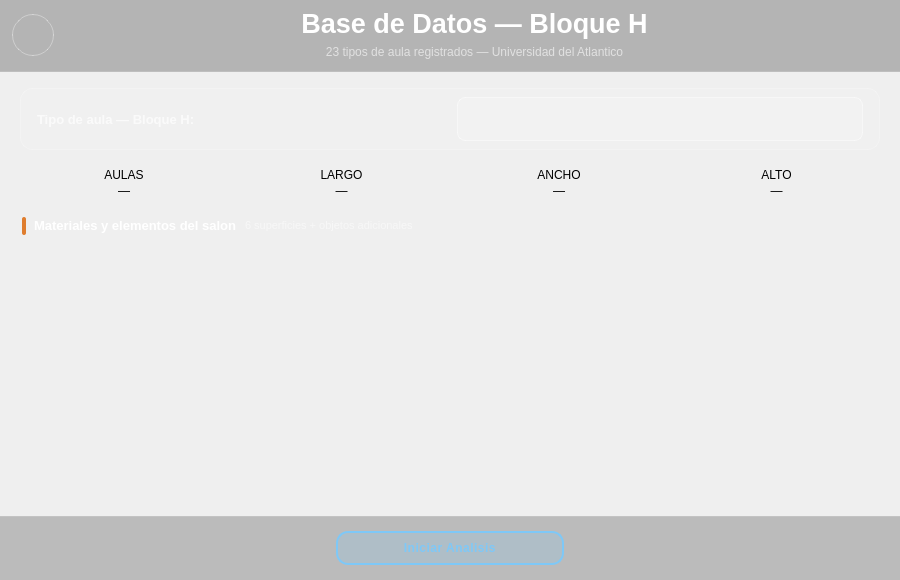
<?xml version="1.0" encoding="UTF-8"?>
<ui version="4.0">
 <class>Form</class>
 <widget class="QWidget" name="Form">
  <property name="geometry">
   <rect><x>0</x><y>0</y><width>900</width><height>580</height></rect>
  </property>
  <property name="windowTitle"><string>Form</string></property>
  <property name="styleSheet">
   <string notr="true">QWidget {
    background-color: qlineargradient(
        spread:pad, x1:0.488, y1:0, x2:0.495, y2:1,
        stop:0.306818 rgba(0,0,93,255),
        stop:0.710227 rgba(0,0,45,255)
    );
}
QFrame { border: none; background-color: transparent; }
QScrollBar:vertical { background: transparent; width: 8px; margin: 2px 0 2px 0; }
QScrollBar::handle:vertical { background-color: rgba(255,255,255,0.25); min-height: 25px; border-radius: 4px; }
QScrollBar::handle:vertical:hover { background-color: rgba(255,255,255,0.45); }
QScrollBar::add-line:vertical, QScrollBar::sub-line:vertical { height: 0px; background: none; }
QScrollBar::add-page:vertical, QScrollBar::sub-page:vertical { background: none; }
</string>
  </property>

  <layout class="QVBoxLayout" name="verticalLayout">
   <property name="spacing"><number>0</number></property>
   <property name="leftMargin"><number>0</number></property>
   <property name="topMargin"><number>0</number></property>
   <property name="rightMargin"><number>0</number></property>
   <property name="bottomMargin"><number>0</number></property>

   <item>
    <widget class="QScrollArea" name="scrollArea">
     <property name="widgetResizable"><bool>true</bool></property>
     <property name="styleSheet"><string notr="true">QScrollArea { border: none; background: transparent; }</string></property>
     <widget class="QWidget" name="scrollAreaWidgetContents">
      <property name="geometry"><rect><x>0</x><y>0</y><width>900</width><height>580</height></rect></property>
      <layout class="QVBoxLayout" name="verticalLayout_2">
       <property name="spacing"><number>0</number></property>
       <property name="leftMargin"><number>0</number></property>
       <property name="topMargin"><number>0</number></property>
       <property name="rightMargin"><number>0</number></property>
       <property name="bottomMargin"><number>0</number></property>

       <item>
        <widget class="QFrame" name="frame">
         <property name="frameShape"><enum>QFrame::NoFrame</enum></property>
         <layout class="QVBoxLayout" name="verticalLayout_3" stretch="1,8,1">
          <property name="spacing"><number>0</number></property>
          <property name="leftMargin"><number>0</number></property>
          <property name="topMargin"><number>0</number></property>
          <property name="rightMargin"><number>0</number></property>
          <property name="bottomMargin"><number>0</number></property>

          <!-- BARRA SUPERIOR -->
          <item>
           <widget class="QFrame" name="frameTop">
            <property name="minimumSize"><size><width>0</width><height>72</height></size></property>
            <property name="maximumSize"><size><width>16777215</width><height>72</height></size></property>
            <property name="frameShape"><enum>QFrame::NoFrame</enum></property>
            <property name="styleSheet"><string notr="true">QFrame#frameTop { background-color: rgba(0,0,0,0.25); border-bottom: 1px solid rgba(255,255,255,0.14); }</string></property>
            <layout class="QHBoxLayout" name="horizontalLayout_4">
             <property name="leftMargin"><number>12</number></property>
             <property name="rightMargin"><number>20</number></property>
             <property name="topMargin"><number>0</number></property>
             <property name="bottomMargin"><number>0</number></property>
             <property name="spacing"><number>14</number></property>
             <item>
              <widget class="QPushButton" name="botonAtras">
               <property name="minimumSize"><size><width>42</width><height>42</height></size></property>
               <property name="maximumSize"><size><width>42</width><height>42</height></size></property>
               <property name="styleSheet"><string notr="true">QPushButton { background-color: transparent; border: 1px solid rgba(255,255,255,0.35); border-radius: 21px; } QPushButton:hover { background-color: rgba(255,255,255,0.18); border: 1px solid white; } QPushButton:pressed { background-color: rgba(255,255,255,0.38); }</string></property>
               <property name="text"><string/></property>
               <property name="icon"><iconset><normaloff>graficas/iconos/angulo-izquierdo.png</normaloff>graficas/iconos/angulo-izquierdo.png</iconset></property>
               <property name="iconSize"><size><width>22</width><height>22</height></size></property>
               <property name="toolTip"><string>Regresar a la pantalla anterior</string></property>
              </widget>
             </item>
             <item><spacer name="spacerTopL"><property name="orientation"><enum>Qt::Horizontal</enum></property><property name="sizeHint" stdset="0"><size><width>30</width><height>20</height></size></property></spacer></item>
             <item>
              <widget class="QFrame" name="frameTitulo">
               <property name="frameShape"><enum>QFrame::NoFrame</enum></property>
               <layout class="QVBoxLayout" name="vloTitulo">
                <property name="spacing"><number>2</number></property>
                <property name="leftMargin"><number>0</number></property><property name="topMargin"><number>8</number></property>
                <property name="rightMargin"><number>0</number></property><property name="bottomMargin"><number>8</number></property>
                <item><widget class="QLabel" name="labelTituloPrincipal"><property name="text"><string>&lt;html&gt;&lt;body&gt;&lt;p&gt;&lt;span style="font-size:20pt; font-weight:700; color:#ffffff;"&gt;Base de Datos — Bloque H&lt;/span&gt;&lt;/p&gt;&lt;/body&gt;&lt;/html&gt;</string></property><property name="alignment"><set>Qt::AlignCenter</set></property></widget></item>
                <item><widget class="QLabel" name="labelSubtitulo"><property name="text"><string>&lt;html&gt;&lt;body&gt;&lt;p&gt;&lt;span style="font-size:9pt; color:rgba(255,255,255,0.60);"&gt;23 tipos de aula registrados — Universidad del Atlantico&lt;/span&gt;&lt;/p&gt;&lt;/body&gt;&lt;/html&gt;</string></property><property name="alignment"><set>Qt::AlignCenter</set></property></widget></item>
               </layout>
              </widget>
             </item>
             <item><spacer name="spacerTopR"><property name="orientation"><enum>Qt::Horizontal</enum></property><property name="sizeHint" stdset="0"><size><width>30</width><height>20</height></size></property></spacer></item>
            </layout>
           </widget>
          </item>

          <!-- CUERPO CENTRAL -->
          <item>
           <widget class="QFrame" name="frameMedium">
            <property name="frameShape"><enum>QFrame::NoFrame</enum></property>
            <layout class="QHBoxLayout" name="horizontalLayout">
             <property name="spacing"><number>16</number></property>
             <property name="leftMargin"><number>20</number></property>
             <property name="topMargin"><number>16</number></property>
             <property name="rightMargin"><number>20</number></property>
             <property name="bottomMargin"><number>16</number></property>
             <item>
              <widget class="QFrame" name="frame_2">
               <property name="frameShape"><enum>QFrame::NoFrame</enum></property>
               <layout class="QVBoxLayout" name="verticalLayout_4">
                <property name="spacing"><number>12</number></property>
                <property name="leftMargin"><number>0</number></property>
                <property name="topMargin"><number>0</number></property>
                <property name="rightMargin"><number>0</number></property>
                <property name="bottomMargin"><number>0</number></property>

                <!-- Selector -->
                <item>
                 <widget class="QFrame" name="frame_3">
                  <property name="frameShape"><enum>QFrame::NoFrame</enum></property>
                  <property name="maximumSize"><size><width>16777215</width><height>64</height></size></property>
                  <property name="styleSheet"><string notr="true">QFrame#frame_3 { background-color: rgba(255,255,255,0.08); border: 1px solid rgba(255,255,255,0.22); border-radius: 12px; } QLabel { color: rgba(255,255,255,0.70); font-size: 10pt; font-weight: bold; background: transparent; border: none; } QComboBox { background: rgba(255,255,255,0.14); border: 1px solid rgba(255,255,255,0.45); border-radius: 8px; color: white; font-size: 11pt; font-weight: bold; padding: 5px 10px; min-height: 32px; } QComboBox:hover { border: 1px solid #7ec8f7; background: rgba(126,200,247,0.15); } QComboBox::drop-down { border: none; width: 24px; } QComboBox QAbstractItemView { background-color: #001a4d; color: white; selection-background-color: rgba(126,200,247,0.30); border: 1px solid rgba(255,255,255,0.25); border-radius: 6px; } QComboBox QScrollBar:vertical { border: none; background: #f0f0f0; width: 10px; } QComboBox QScrollBar::handle:vertical { background: #bfbfbf; min-height: 20px; border-radius: 4px; }</string></property>
                  <layout class="QHBoxLayout" name="horizontalLayout_2">
                   <property name="spacing"><number>14</number></property>
                   <property name="leftMargin"><number>16</number></property><property name="topMargin"><number>8</number></property>
                   <property name="rightMargin"><number>16</number></property><property name="bottomMargin"><number>8</number></property>
                   <item><widget class="QLabel" name="label"><property name="text"><string>Tipo de aula — Bloque H:</string></property><property name="alignment"><set>Qt::AlignVCenter|Qt::AlignLeft</set></property></widget></item>
                   <item><widget class="QComboBox" name="comboBox"><property name="toolTip"><string>Selecciona un tipo de aula para ver su informacion</string></property></widget></item>
                  </layout>
                 </widget>
                </item>

                <!-- Cards dimensiones -->
                <item>
                 <widget class="QFrame" name="frame_4">
                  <property name="frameShape"><enum>QFrame::NoFrame</enum></property>
                  <property name="maximumSize"><size><width>16777215</width><height>80</height></size></property>
                  <property name="styleSheet"><string notr="true">QFrame#cardDim { background-color: rgba(255,255,255,0.09); border: 1px solid rgba(255,255,255,0.22); border-radius: 10px; } QLabel#labelDimEtiq { color: rgba(255,255,255,0.55); font-size: 8pt; background: transparent; border: none; } QLabel#labelDimVal { color: white; font-size: 14pt; font-weight: bold; background: transparent; border: none; }</string></property>
                  <layout class="QHBoxLayout" name="gridLayout">
                   <property name="spacing"><number>10</number></property>
                   <property name="leftMargin"><number>0</number></property><property name="topMargin"><number>0</number></property>
                   <property name="rightMargin"><number>0</number></property><property name="bottomMargin"><number>0</number></property>
                   <item><widget class="QFrame" name="cardAula"><property name="objectName"><string>cardDim</string></property><property name="frameShape"><enum>QFrame::NoFrame</enum></property><layout class="QVBoxLayout" name="vloCA"><property name="spacing"><number>2</number></property><property name="leftMargin"><number>10</number></property><property name="topMargin"><number>6</number></property><property name="rightMargin"><number>10</number></property><property name="bottomMargin"><number>6</number></property><item><widget class="QLabel" name="labelEtiqAula"><property name="objectName"><string>labelDimEtiq</string></property><property name="text"><string>AULAS</string></property><property name="alignment"><set>Qt::AlignCenter</set></property></widget></item><item><widget class="QLabel" name="labelNumeroAula"><property name="objectName"><string>labelDimVal</string></property><property name="text"><string>—</string></property><property name="alignment"><set>Qt::AlignCenter</set></property></widget></item></layout></widget></item>
                   <item><widget class="QFrame" name="cardLargo"><property name="objectName"><string>cardDim</string></property><property name="frameShape"><enum>QFrame::NoFrame</enum></property><layout class="QVBoxLayout" name="vloCL"><property name="spacing"><number>2</number></property><property name="leftMargin"><number>10</number></property><property name="topMargin"><number>6</number></property><property name="rightMargin"><number>10</number></property><property name="bottomMargin"><number>6</number></property><item><widget class="QLabel" name="labelEtiqLargo"><property name="objectName"><string>labelDimEtiq</string></property><property name="text"><string>LARGO</string></property><property name="alignment"><set>Qt::AlignCenter</set></property></widget></item><item><widget class="QLabel" name="labelLargo"><property name="objectName"><string>labelDimVal</string></property><property name="text"><string>—</string></property><property name="alignment"><set>Qt::AlignCenter</set></property></widget></item></layout></widget></item>
                   <item><widget class="QFrame" name="cardAncho"><property name="objectName"><string>cardDim</string></property><property name="frameShape"><enum>QFrame::NoFrame</enum></property><layout class="QVBoxLayout" name="vloCAncho"><property name="spacing"><number>2</number></property><property name="leftMargin"><number>10</number></property><property name="topMargin"><number>6</number></property><property name="rightMargin"><number>10</number></property><property name="bottomMargin"><number>6</number></property><item><widget class="QLabel" name="labelEtiqAncho"><property name="objectName"><string>labelDimEtiq</string></property><property name="text"><string>ANCHO</string></property><property name="alignment"><set>Qt::AlignCenter</set></property></widget></item><item><widget class="QLabel" name="labelAncho"><property name="objectName"><string>labelDimVal</string></property><property name="text"><string>—</string></property><property name="alignment"><set>Qt::AlignCenter</set></property></widget></item></layout></widget></item>
                   <item><widget class="QFrame" name="cardAlto"><property name="objectName"><string>cardDim</string></property><property name="frameShape"><enum>QFrame::NoFrame</enum></property><layout class="QVBoxLayout" name="vloCAlto"><property name="spacing"><number>2</number></property><property name="leftMargin"><number>10</number></property><property name="topMargin"><number>6</number></property><property name="rightMargin"><number>10</number></property><property name="bottomMargin"><number>6</number></property><item><widget class="QLabel" name="labelEtiqAlto"><property name="objectName"><string>labelDimEtiq</string></property><property name="text"><string>ALTO</string></property><property name="alignment"><set>Qt::AlignCenter</set></property></widget></item><item><widget class="QLabel" name="labelAlto"><property name="objectName"><string>labelDimVal</string></property><property name="text"><string>—</string></property><property name="alignment"><set>Qt::AlignCenter</set></property></widget></item></layout></widget></item>
                  </layout>
                 </widget>
                </item>

                <!-- Encabezado sección materiales -->
                <item>
                 <widget class="QFrame" name="frameTreeHeader">
                  <property name="frameShape"><enum>QFrame::NoFrame</enum></property>
                  <property name="maximumSize"><size><width>16777215</width><height>28</height></size></property>
                  <layout class="QHBoxLayout" name="hloTreeHeader">
                   <property name="spacing"><number>8</number></property>
                   <property name="leftMargin"><number>2</number></property><property name="topMargin"><number>0</number></property>
                   <property name="rightMargin"><number>2</number></property><property name="bottomMargin"><number>0</number></property>
                   <item><widget class="QFrame" name="accentBar"><property name="frameShape"><enum>QFrame::NoFrame</enum></property><property name="minimumSize"><size><width>4</width><height>18</height></size></property><property name="maximumSize"><size><width>4</width><height>18</height></size></property><property name="styleSheet"><string notr="true">QFrame { background-color: rgba(222,112,25,0.9); border-radius: 2px; }</string></property></widget></item>
                   <item><widget class="QLabel" name="labelTreeTitulo"><property name="text"><string>&lt;html&gt;&lt;body&gt;&lt;span style="font-size:10pt; font-weight:bold; color:white;"&gt;Materiales y elementos del salon&lt;/span&gt;&lt;/body&gt;&lt;/html&gt;</string></property></widget></item>
                   <item><widget class="QLabel" name="labelTreeDesc"><property name="text"><string>&lt;html&gt;&lt;body&gt;&lt;span style="font-size:8pt; color:rgba(255,255,255,0.50);"&gt;6 superficies + objetos adicionales&lt;/span&gt;&lt;/body&gt;&lt;/html&gt;</string></property></widget></item>
                   <item><spacer name="spacerTreeH"><property name="orientation"><enum>Qt::Horizontal</enum></property><property name="sizeHint" stdset="0"><size><width>10</width><height>20</height></size></property></spacer></item>
                  </layout>
                 </widget>
                </item>

                <!-- NUEVO: QScrollArea para cards dinámicas de materiales -->
                <item>
                 <widget class="QScrollArea" name="scrollMateriales">
                  <property name="widgetResizable"><bool>true</bool></property>
                  <property name="horizontalScrollBarPolicy"><enum>Qt::ScrollBarAlwaysOff</enum></property>
                  <property name="styleSheet">
                   <string notr="true">QScrollArea#scrollMateriales {
    background-color: rgba(255,255,255,0.04);
    border: 1px solid rgba(255,255,255,0.13);
    border-radius: 12px;
}
QScrollArea#scrollMateriales > QWidget > QWidget { background: transparent; }
QScrollArea#scrollMateriales QScrollBar:vertical {
    background: transparent; width: 6px; margin: 4px 0 4px 0;
}
QScrollArea#scrollMateriales QScrollBar::handle:vertical {
    background-color: rgba(255,255,255,0.22); min-height: 20px; border-radius: 3px;
}
QScrollArea#scrollMateriales QScrollBar::handle:vertical:hover { background-color: rgba(255,255,255,0.40); }
QScrollArea#scrollMateriales QScrollBar::add-line:vertical,
QScrollArea#scrollMateriales QScrollBar::sub-line:vertical { height: 0px; background: none; }
QScrollArea#scrollMateriales QScrollBar::add-page:vertical,
QScrollArea#scrollMateriales QScrollBar::sub-page:vertical { background: none; }
</string>
                  </property>
                  <widget class="QWidget" name="contenedorCards">
                   <property name="styleSheet"><string notr="true">QWidget#contenedorCards { background: transparent; }</string></property>
                  </widget>
                 </widget>
                </item>

               </layout>
              </widget>
             </item>
            </layout>
           </widget>
          </item>

          <!-- BARRA INFERIOR -->
          <item>
           <widget class="QFrame" name="frameBottom">
            <property name="minimumSize"><size><width>0</width><height>64</height></size></property>
            <property name="maximumSize"><size><width>16777215</width><height>64</height></size></property>
            <property name="frameShape"><enum>QFrame::NoFrame</enum></property>
            <property name="styleSheet"><string notr="true">QFrame#frameBottom { background-color: rgba(0,0,0,0.22); border-top: 1px solid rgba(255,255,255,0.12); } QPushButton { background-color: rgba(255,255,255,0.12); border: 1.5px solid rgba(255,255,255,0.45); color: white; font-weight: bold; font-size: 12px; border-radius: 12px; padding: 8px 22px; letter-spacing: 0.5px; } QPushButton:hover { background-color: rgba(255,255,255,0.25); border: 1.5px solid white; } QPushButton:pressed { background-color: rgba(255,255,255,0.45); color: #00005d; } QPushButton#botonIniciarAnalisis { background-color: rgba(126,200,247,0.20); border: 1.5px solid #7ec8f7; color: #7ec8f7; min-width: 180px; } QPushButton#botonIniciarAnalisis:hover { background-color: rgba(126,200,247,0.38); color: white; border-color: white; } QPushButton#botonIniciarAnalisis:disabled { background-color: rgba(255,255,255,0.05); border-color: rgba(255,255,255,0.18); color: rgba(255,255,255,0.30); }</string></property>
            <layout class="QHBoxLayout" name="horizontalLayout_5">
             <property name="leftMargin"><number>20</number></property>
             <property name="rightMargin"><number>20</number></property>
             <property name="spacing"><number>12</number></property>
             <item><spacer name="horizontalSpacer_4"><property name="orientation"><enum>Qt::Horizontal</enum></property><property name="sizeHint" stdset="0"><size><width>200</width><height>20</height></size></property></spacer></item>
             <item>
              <widget class="QPushButton" name="botonIniciarAnalisis">
               <property name="minimumSize"><size><width>180</width><height>0</height></size></property>
               <property name="maximumSize"><size><width>220</width><height>16777215</height></size></property>
               <property name="text"><string>Iniciar Analisis</string></property>
               <property name="toolTip"><string>Calcular RT60 y %ALCons usando los datos del aula seleccionada</string></property>
              </widget>
             </item>
             <item><spacer name="horizontalSpacer_5"><property name="orientation"><enum>Qt::Horizontal</enum></property><property name="sizeHint" stdset="0"><size><width>200</width><height>20</height></size></property></spacer></item>
            </layout>
           </widget>
          </item>

         </layout>
        </widget>
       </item>
      </layout>
     </widget>
    </widget>
   </item>
  </layout>
 </widget>
 <resources/>
 <connections/>
</ui>
